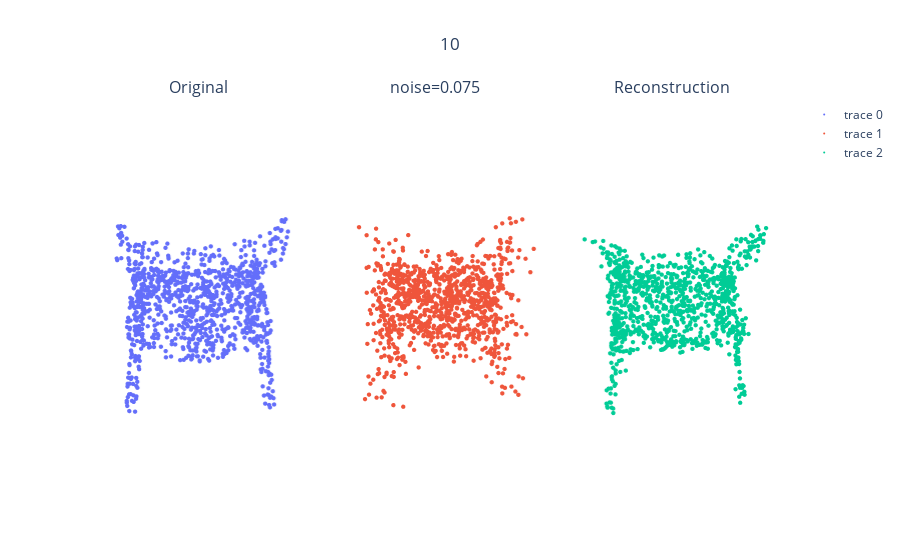

The notebook cell this image was saved under:
### Code cell
from visualize import visualize_point_cloud_comparison
visualize_point_cloud_comparison(test_data, "Chair", model, 10)

### Figure 1 — Plotly figure (JSON) as saved in the notebook; plotly's stock layout.template omitted (floating-point values rounded to 4 significant figures; data arrays with more than 128 entries replaced by an {"elided": "..."} marker saying what was removed)
{"data": [{"marker": {"size": 1.5}, "mode": "markers", "scene": "scene", "type": "scatter3d", "x": {"elided": "1024 float values"}, "y": {"elided": "1024 float values"}, "z": {"elided": "1024 float values"}}, {"marker": {"size": 1.5}, "mode": "markers", "scene": "scene2", "type": "scatter3d", "x": {"elided": "1024 float values"}, "y": {"elided": "1024 float values"}, "z": {"elided": "1024 float values"}}, {"marker": {"size": 1.5}, "mode": "markers", "scene": "scene3", "type": "scatter3d", "x": {"elided": "1024 float values"}, "y": {"elided": "1024 float values"}, "z": {"elided": "1024 float values"}}], "layout": {"annotations": [{"font": {"size": 16}, "showarrow": false, "text": "Original", "x": 0.1663, "xanchor": "center", "xref": "paper", "y": 1, "yanchor": "bottom", "yref": "paper"}, {"font": {"size": 16}, "showarrow": false, "text": "noise=0.075", "x": 0.5, "xanchor": "center", "xref": "paper", "y": 1, "yanchor": "bottom", "yref": "paper"}, {"font": {"size": 16}, "showarrow": false, "text": "Reconstruction", "x": 0.8337, "xanchor": "center", "xref": "paper", "y": 1, "yanchor": "bottom", "yref": "paper"}], "autosize": true, "scene": {"domain": {"x": [0, 0.3327], "y": [0, 1]}, "xaxis": {"visible": false}, "yaxis": {"visible": false}, "zaxis": {"visible": false}}, "scene2": {"domain": {"x": [0.3337, 0.6663], "y": [0, 1]}, "xaxis": {"visible": false}, "yaxis": {"visible": false}, "zaxis": {"visible": false}}, "scene3": {"domain": {"x": [0.6673, 1], "y": [0, 1]}, "xaxis": {"visible": false}, "yaxis": {"visible": false}, "zaxis": {"visible": false}}, "title": {"text": "10", "x": 0.5}}}
